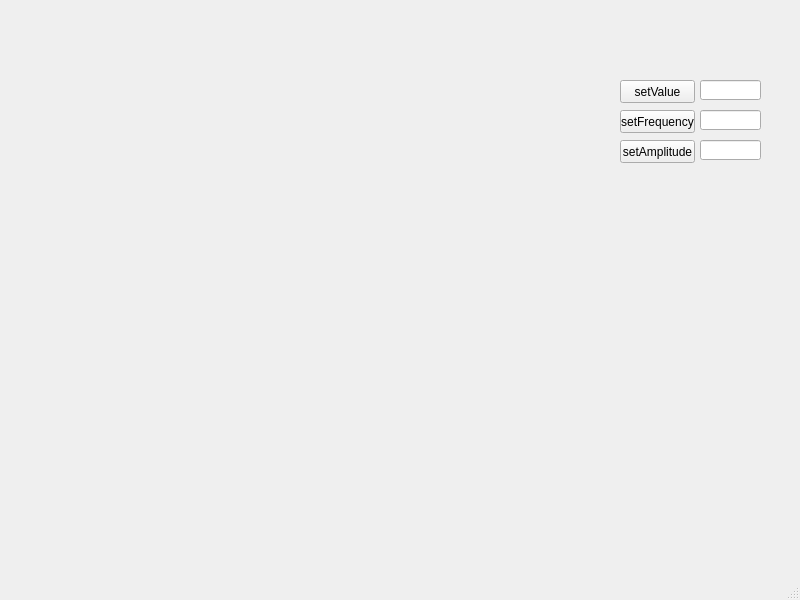
<?xml version="1.0" encoding="UTF-8"?>
<ui version="4.0">
 <class>MainWindow</class>
 <widget class="QMainWindow" name="MainWindow">
  <property name="geometry">
   <rect>
    <x>0</x>
    <y>0</y>
    <width>800</width>
    <height>600</height>
   </rect>
  </property>
  <property name="windowTitle">
   <string>MainWindow</string>
  </property>
  <widget class="QWidget" name="centralwidget">
   <widget class="QPushButton" name="pushButton">
    <property name="geometry">
     <rect>
      <x>620</x>
      <y>80</y>
      <width>75</width>
      <height>23</height>
     </rect>
    </property>
    <property name="text">
     <string>setValue</string>
    </property>
   </widget>
   <widget class="QLineEdit" name="Edit_Value">
    <property name="geometry">
     <rect>
      <x>700</x>
      <y>80</y>
      <width>61</width>
      <height>20</height>
     </rect>
    </property>
   </widget>
   <widget class="QPushButton" name="pushButton_2">
    <property name="geometry">
     <rect>
      <x>620</x>
      <y>110</y>
      <width>75</width>
      <height>23</height>
     </rect>
    </property>
    <property name="text">
     <string>setFrequency</string>
    </property>
   </widget>
   <widget class="QLineEdit" name="Edit_Fre">
    <property name="geometry">
     <rect>
      <x>700</x>
      <y>110</y>
      <width>61</width>
      <height>20</height>
     </rect>
    </property>
   </widget>
   <widget class="QPushButton" name="pushButton_3">
    <property name="geometry">
     <rect>
      <x>620</x>
      <y>140</y>
      <width>75</width>
      <height>23</height>
     </rect>
    </property>
    <property name="text">
     <string>setAmplitude</string>
    </property>
   </widget>
   <widget class="QLineEdit" name="Edit_Amp">
    <property name="geometry">
     <rect>
      <x>700</x>
      <y>140</y>
      <width>61</width>
      <height>20</height>
     </rect>
    </property>
   </widget>
  </widget>
  <widget class="QMenuBar" name="menubar">
   <property name="geometry">
    <rect>
     <x>0</x>
     <y>0</y>
     <width>800</width>
     <height>21</height>
    </rect>
   </property>
  </widget>
  <widget class="QStatusBar" name="statusbar"/>
 </widget>
 <resources/>
 <connections/>
</ui>
